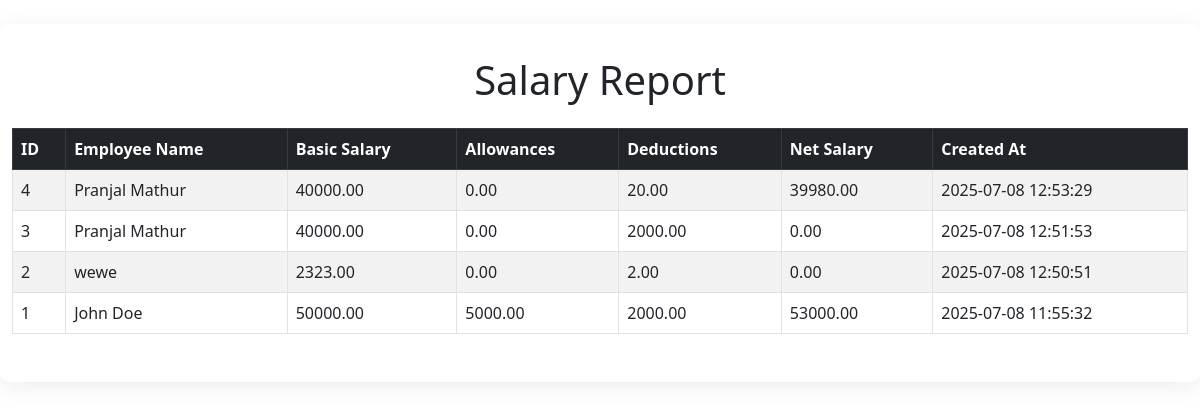
Page /salary_report.php on the committed database.
### tables this page shows
CREATE TABLE `salaries` (
  `id` int(11) NOT NULL,
  `employee_name` varchar(100) NOT NULL,
  `basic_salary` decimal(10,2) NOT NULL,
  `allowances` decimal(10,2) DEFAULT 0.00,
  `deductions` decimal(10,2) DEFAULT 0.00,
  `net_salary` decimal(10,2) NOT NULL,
  `created_at` timestamp NULL DEFAULT current_timestamp()
);

### salary_report.php (the view, shortened to what this page needs)
<?php
require 'db.php';
$result = $conn->query("SELECT * FROM salaries ORDER BY id DESC");
?>
<!DOCTYPE html>
<html lang="en">
<head>
    <link rel="stylesheet" href="style.css">
    <link href="https://cdn.jsdelivr.net/npm/bootstrap@5.3.0/dist/css/bootstrap.min.css" rel="stylesheet">
</head>
<body>
<div class="container mt-4">
    <h1 class="mb-4">Salary Report</h1>
    <div class="table-responsive">
    <table class="table table-bordered table-striped align-middle">
        <thead class="table-dark">
            <tr>
                <th>ID</th>
                <th>Employee Name</th>
                <th>Basic Salary</th>
                <th>Allowances</th>
                <th>Deductions</th>
                <th>Net Salary</th>
                <th>Created At</th>
            </tr>
        </thead>
        <tbody>
        <?php if ($result && $result->num_rows > 0): ?>
            <?php while ($row = $result->fetch_assoc()): ?>
                <tr>
                    <td><?= $row['id'] ?></td>
                    <td><?= htmlspecialchars($row['employee_name']) ?></td>
                    <td><?= $row['basic_salary'] ?></td>
                    <td><?= $row['allowances'] ?></td>
                    <td><?= $row['deductions'] ?></td>
                    <td><?= $row['net_salary'] ?></td>
                    <td><?= $row['created_at'] ?></td>
                </tr>
            <?php endwhile; ?>
        <?php else: ?>
            <tr><td colspan="7" class="text-center">No records found.</td></tr>
        <?php endif; ?>
        </tbody>
    </table>
    </div>
</div>
</body>
</html>

### style.css (style rules this page uses)
body { font-family: 'Segoe UI', Arial, sans-serif; background: #f4f6f8; margin: 0; padding: 0; }
.container { max-width: 1240px !important; margin: 40px auto; background: #fff; border-radius: 10px; box-shadow: 0 4px 24px rgba(0,0,0,0.08); padding: 32px 24px 32px 24px; }
h1, h2 { text-align: center; color: #2d3a4b; margin-bottom: 24px; }

### rows in the picture
salaries: id "4", employee_name "Pranjal Mathur", basic_salary "40000.00", allowances "0.00", deductions "20.00", net_salary "39980.00", created_at "2025-07-08 12:53:29"
salaries: id "3", employee_name "Pranjal Mathur", basic_salary "40000.00", allowances "0.00", deductions "2000.00", net_salary "0.00", created_at "2025-07-08 12:51:53"
salaries: id "2", employee_name "wewe", basic_salary "2323.00", allowances "0.00", deductions "2.00", net_salary "0.00", created_at "2025-07-08 12:50:51"
salaries: id "1", employee_name "John Doe", basic_salary "50000.00", allowances "5000.00", deductions "2000.00", net_salary "53000.00", created_at "2025-07-08 11:55:32"
